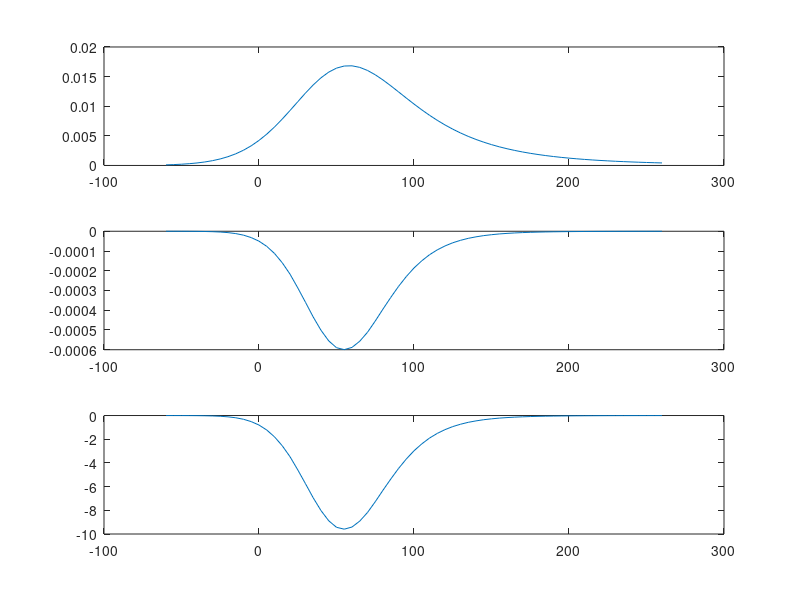

The MATLAB script that drew this image:
%%
A = load('GE_B11.dat');
T = A(:,1);
Rrat = A(:,2);
Rt = 1e6 * Rrat;
Rpullup = 249000;
Vref = 4.096;
V = Vref * Rt ./ (Rt + Rpullup);

k = 1e-3; % W/degree
dT = V.^2 ./ (k * Rt); % degrees error
p = zeros(3,1);
p(1) = subplot(3,1,1);
plot(p(1), T, dT);
%%
Thi = T + dT;
Rhi = interp1(T,Rt,Thi,'linear','extrap');
Vhi = Vref * Rhi ./ (Rhi + Rpullup);
dV = Vhi - V;
p(2) = subplot(3,1,2);
plot(p(2), T, dV);
%%
dbits = dV * (2^16) / Vref;
p(3) = subplot(3,1,3);
plot(p(3), T,dbits); shg;